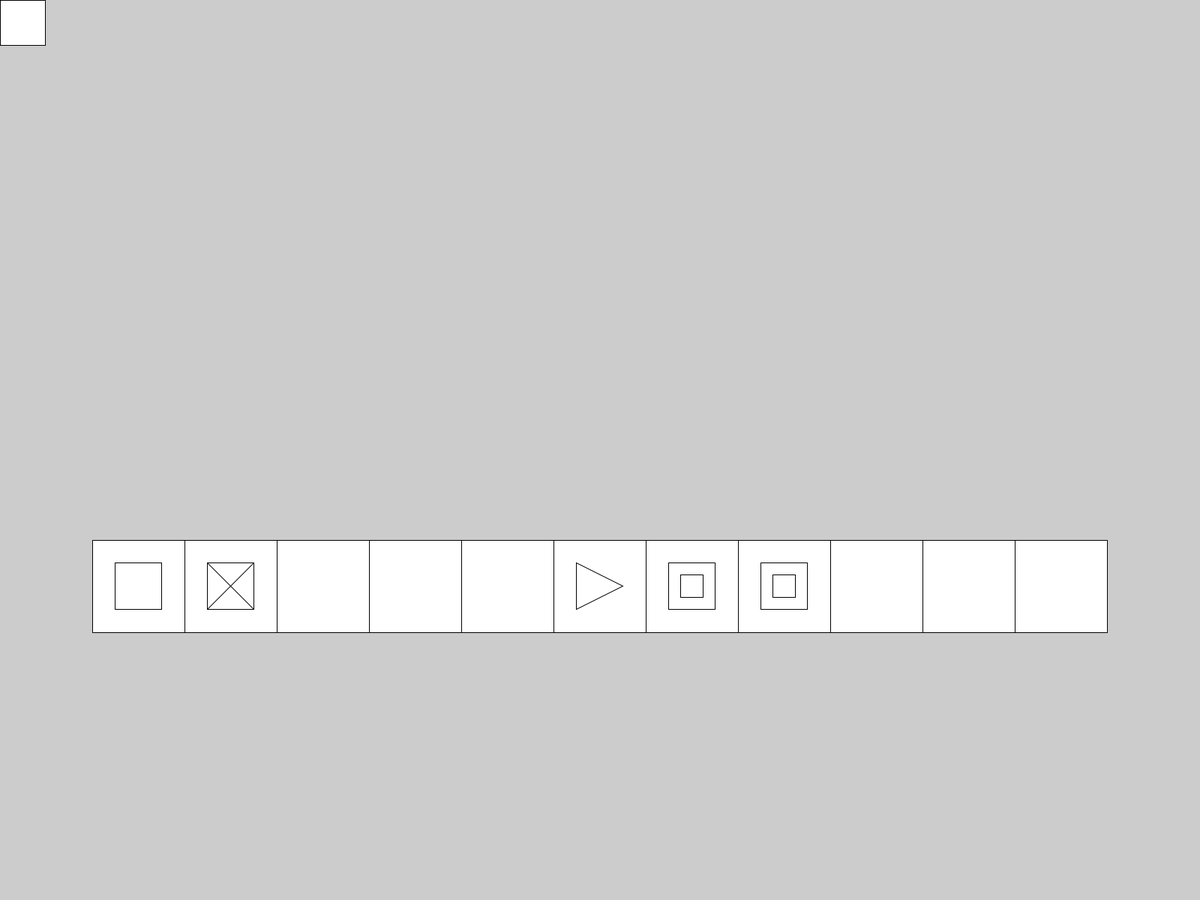
Frame 1 (no input)
Frame 60 (the mouse pressed at the canvas centre just before this capture): identical to frame 1, image omitted
Frame 120 (the mouse held since frame 60 and released just before this capture): identical to frame 1, image omitted

The Processing sketch that drew this single still picture (run headless with seeded random() and noise(); from frame 60 on, the mouse is pressed at the canvas centre):

// Processing sketch: MusicButtons
// ── MusicButtons.pde
/* Music Buttons
 */
//
//Global Variables
int appWidth, appHeight;
//
void setup() {
  fullScreen();
  appWidth = displayWidth;
  appHeight = displayHeight;
  //
  populationBuild();
  drawMusicDivs( musicButtonDivX[0], randomButtonY, randomButtonDimension );
  drawMusicDivs( musicButtonDivX, buttonY, buttonWidth );
  //
  musicSymbol( 1, musicButtonDivX[1], buttonY, buttonWidth );
  musicSymbol( 2, musicButtonDivX[2], buttonY, buttonWidth );
  musicSymbol( 6, musicButtonDivX[6], buttonY, buttonWidth );
  musicSymbol( 7, musicButtonDivX[7], buttonY, buttonWidth );
  musicSymbol( 8, musicButtonDivX[8], buttonY, buttonWidth );
  //
}//End Setup
//
void draw() {
}//End Draw
//
void mousePressed() {
}//End Mouse Pressed
//
void keyPressed() {
} //End Key Pressed
//
//End MAIN

// ── Music_Buttons.pde
/* Note:
 -
 */
//Global Variables'
int randomButtonY, randomButtonDimension, buttonY, buttonWidth, numberOfButtons=12;
float[] musicButtonDivX = new float[numberOfButtons];
//
void populationBuild() {
  //Population Building
  buttonWidth = appWidth/13; //Number of Buttons in a Row + 2xPadding
  buttonY = appHeight*3/5; //Most Buttons
  int randomButtonX = 0;
  randomButtonY = 0;
  randomButtonDimension = appHeight*1/20; //Changed to SQUARE
  //musicButtonDivX
  musicButtonDivX[0] = randomButtonX;
  for ( int i=1; i<musicButtonDivX.length; i++ ) {
    musicButtonDivX[i] = buttonWidth*i;
  }
  //
}//End Population Build
//
void drawMusicDivs( float x, float y, float d ) {
  square( x, y, d);
}//End Music DIVs
void drawMusicDivs( float[] x, float y, float d ) {
  for ( int i=1; i<musicButtonDivX.length; i++ ) {
    square( x[i], y, d);
  }
}//End Music DIVs
//
void musicSymbol( int index, float divX, float divY, float divDimension ) { //index from X-Var, musicButtonDivX
  divX = smallerNum( divX, divDimension );
  divY = smallerNum( divY, divDimension );
  divDimension = smallerNum( divDimension );
  //
  if ( index==1 || index==2 || index==7 || index==8 ) drawMusicDivs( divX, divY, divDimension );
  if ( index==2 ) drawLines( divX, divY, divDimension );
  if ( index==6 ) drawWideTriangle( 6, divX, divY, divDimension );
  if ( index==7 || index==8 ) {
    divX = smallerNum( divX, divDimension );
    divY = smallerNum( divY, divDimension );
    divDimension = smallerNum( divDimension );
    drawMusicDivs( divX, divY, divDimension );
  }
}//End Music Symbols
float smallerNum( float divXY, float divDimension ) {
  return divXY = divXY + divDimension*1/4;
}
float smallerNum( float divDimension ) {
  return divDimension*1/2;
}
void drawLines( float divX, float divY, float divDimension ) {
  line(divX, divY, divX+divDimension, divY+divDimension);
  line(divX+divDimension, divY, divX, divY+divDimension);
}
void drawWideTriangle( int index, float divX, float divY, float divDimension ) {
  triangle( divX, divY, divX+divDimension, divY+smallerNum(divDimension), divX, divY+divDimension  );
}
//
//End Subprogram Music Buttons
